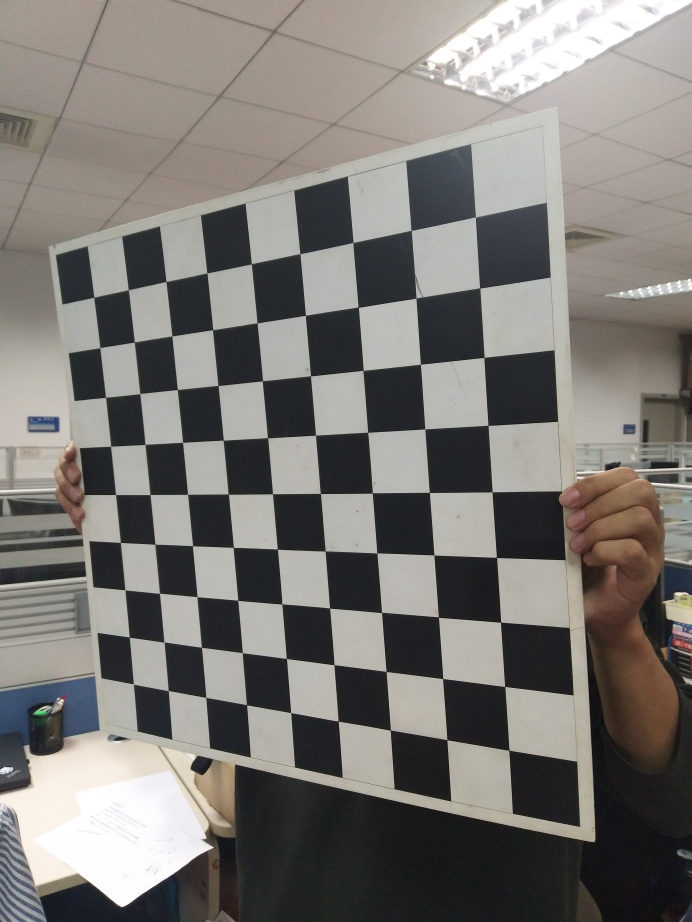
#> input picture camera-calibration-b/data/board1/1.jpg, 3456 x 4608 px (shown at 1/5 size)
$ python -i undistort.py   (imports and definitions only)   (older library calls are emulated)
#> lines starting #> are read from the running program, lines starting #| are printed output that depends on the picture; after the words box and inside, x2 and y2 are one past the last pixel; in counts of white or black regions, pixels touching at a corner belong together
#> further down, picture is the input picture: shape (4608, 3456, 3); mean B, G, R 116.9, 120.8, 123.7
#!/usr/bin/env python3
"""D：按相机独立完成畸变校正，并生成可复现的视觉对比。

输入  outputs/calib.json（也可显式传入 calib_board1.json）
输出  outputs/figures/undistort_<camera>_<file>_compare.png
      outputs/figures/undistort_<camera>_<file>_alpha_compare.png
      outputs/undistorted/<camera>/<file>
      outputs/undistorted/undistort_<board>_summary.json

用法:
    python src/undistort.py --calib outputs/calib.json
    python src/undistort.py --calib outputs/calib_board1.json --alpha 0
"""
from __future__ import annotations

import argparse
import hashlib
import json
import math
import platform
import re
from pathlib import Path

import cv2
import numpy as np

ROOT = Path(__file__).resolve().parent.parent
OUTPUTS = ROOT / "outputs"
DEFAULT_ALPHAS = (0.0, 0.5, 1.0)


# [101 lines left out: functions read_image, write_image, _safe_component, _resolve_input, _validated_camera, _fit_panel and 1 more, not called in this run]


def _mark_long_edges(image: np.ndarray, max_lines: int = 5) -> None:
    """用 Hough 线段标出少量长边，帮助定位板框、桌沿或天花板格线。"""
#> called with max_lines = 5
    h, w = image.shape[:2]
#> h = 4608; w = 3456
    gray = cv2.cvtColor(image, cv2.COLOR_BGR2GRAY)
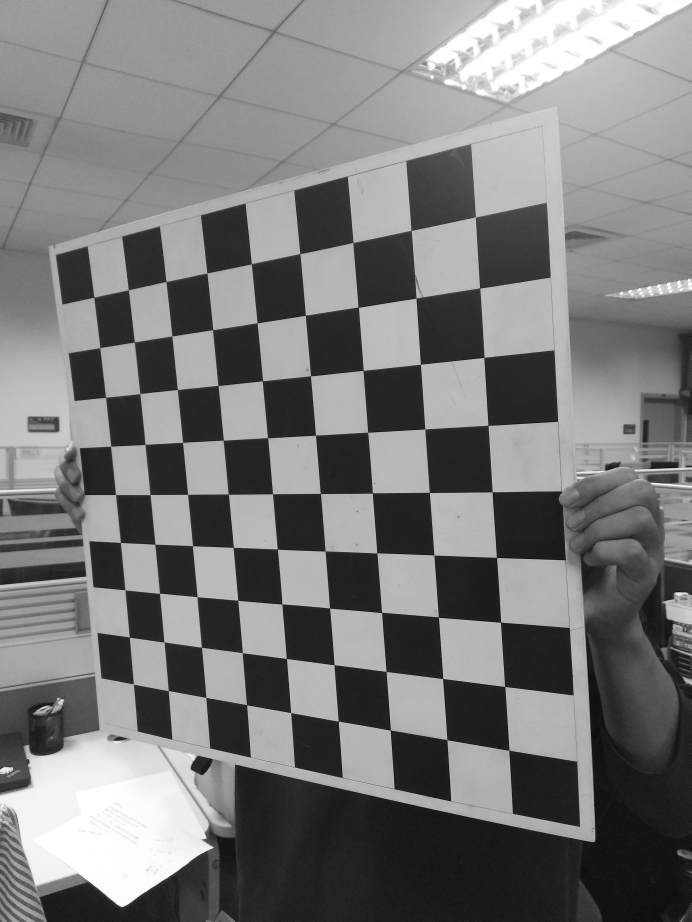
#> gray: shape (4608, 3456) (shown at 1/5 size); min 0, max 255, mean 121.2
    edges = cv2.Canny(cv2.GaussianBlur(gray, (5, 5), 0), 60, 160)
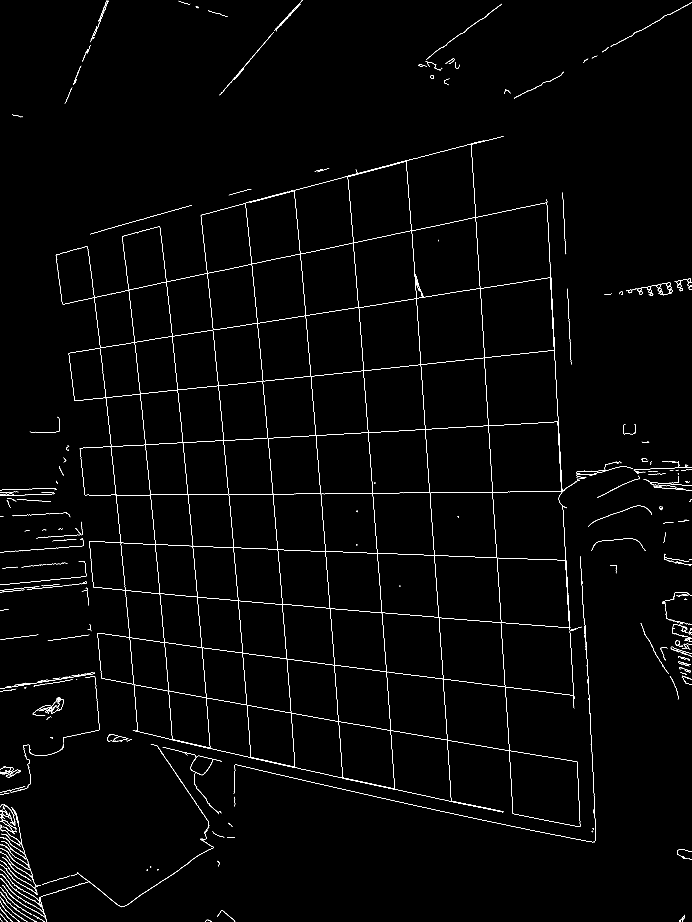
#> edges: shape (4608, 3456) (shown at 1/5 size); 0.62% white in thin lines or dots
    lines = cv2.HoughLinesP(
        edges,
        1,
        np.pi / 180,
        threshold=max(35, min(h, w) // 10),
        minLineLength=max(60, round(min(h, w) * 0.28)),
        maxLineGap=max(8, round(min(h, w) * 0.025)),
    )
#> lines = [[1083, 1930, 2421, 1790], [2150, 2465, 2249, 3886], [2734, 1012, 2845, 3140], [2081, 1491, 2176, 2846], [942, 2472, 1043, 3636], [354, 1763, 1323, 1610], [1487, 1115, 1581, 2180]]
    if lines is None:
        return
    candidates = []
    # OpenCV 4.x 返回 (N, 1, 4)，5.0 起返回 (N, 4)：统一 reshape 后逐行解包。
    for x1, y1, x2, y2 in np.asarray(lines).reshape(-1, 4):
        length = math.hypot(x2 - x1, y2 - y1)
        angle = math.atan2(y2 - y1, x2 - x1) % math.pi
        midpoint = np.asarray(((x1 + x2) / 2, (y1 + y2) / 2))
        candidates.append((length, angle, midpoint, (int(x1), int(y1), int(x2), int(y2))))
#> this loop made 7 passes
#> (x1, y1, x2, y2, length, angle, midpoint) on passes 1 to 7: (1083, 1930, 2421, 1790, 1345.3, 3.04, [1752, 1860]), (2150, 2465, 2249, 3886, 1424.4, 1.5, [2199.5, 3175.5]), (2734, 1012, 2845, 3140, 2130.9, 1.52, [2789.5, 2076]), (2081, 1491, 2176, 2846, 1358.3, 1.5, [2128.5, 2168.5]), (942, 2472, 1043, 3636, 1168.4, 1.48, [992.5, 3054]), (354, 1763, 1323, 1610, 981, 2.98, [838.5, 1686.5]), (1487, 1115, 1581, 2180, 1069.1, 1.48, [1534, 1647.5])
#> after the loop, candidates = 7 items
    selected = []
    for candidate in sorted(candidates, key=lambda item: item[0], reverse=True):
        _, angle, midpoint, _ = candidate
        duplicate = False
        for _, kept_angle, kept_midpoint, _ in selected:
            angle_delta = abs(angle - kept_angle)
            angle_delta = min(angle_delta, math.pi - angle_delta)
            if angle_delta < math.radians(5) and np.linalg.norm(midpoint - kept_midpoint) < min(h, w) * 0.12:
                duplicate = True
                break
        if not duplicate:
            selected.append(candidate)
        if len(selected) == max_lines:
            break
#> this loop made 5 passes
#> (candidate, angle) on passes 1 to 5: ((2130.9, 1.52, [2789.5, 2076], (2734, 1012, 2845, 3140)), 1.52), ((1424.4, 1.5, [2199.5, 3175.5], (2150, 2465, 2249, 3886)), 1.5), ((1358.3, 1.5, [2128.5, 2168.5], (2081, 1491, 2176, 2846)), 1.5), ((1345.3, 3.04, [1752, 1860], (1083, 1930, 2421, 1790)), 3.04), ((1168.4, 1.48, [992.5, 3054], (942, 2472, 1043, 3636)), 1.48)
#> after the loop, selected = 5 items
    for _, _, _, (x1, y1, x2, y2) in selected:
        cv2.line(image, (x1, y1), (x2, y2), (15, 40, 15), 4, cv2.LINE_AA)
        cv2.line(image, (x1, y1), (x2, y2), (70, 235, 90), 2, cv2.LINE_AA)
#> this loop made 5 passes


# [197 lines left out: functions _annotate_panel, make_compare, make_alpha_compare, undistort_variant, _parse_alphas, main, not called in this run]


# [2 lines not run here, left out]

>>> import cv2
>>> picture = cv2.imread('../camera-calibration-b/data/board1/1.jpg')
>>> result = _mark_long_edges(picture)

$ run again, on camera-calibration-b/data/board1/12.jpg
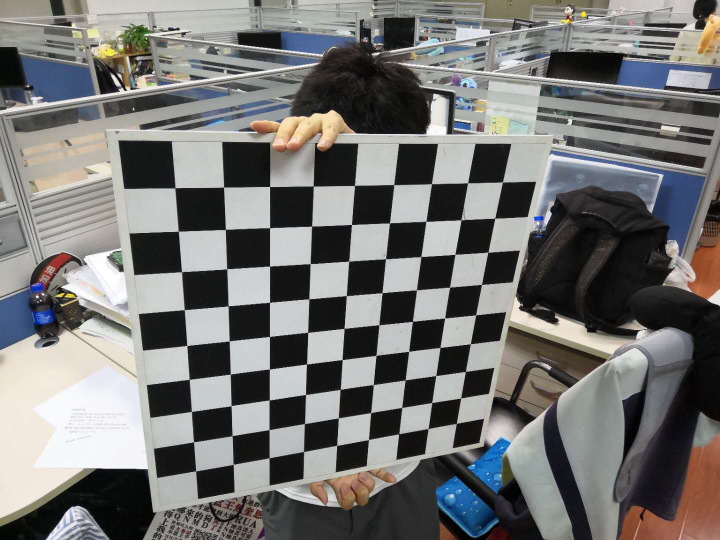
#> input picture camera-calibration-b/data/board1/12.jpg, 1440 x 1080 px (shown at 1/2 size)
#> picture is the input picture: shape (1080, 1440, 3); mean B, G, R 115.1, 116.5, 116.8
#> in _mark_long_edges, `edges = cv2.Canny(cv2.GaussianBlur(gray, (5, 5), 0), 60, 160)`:
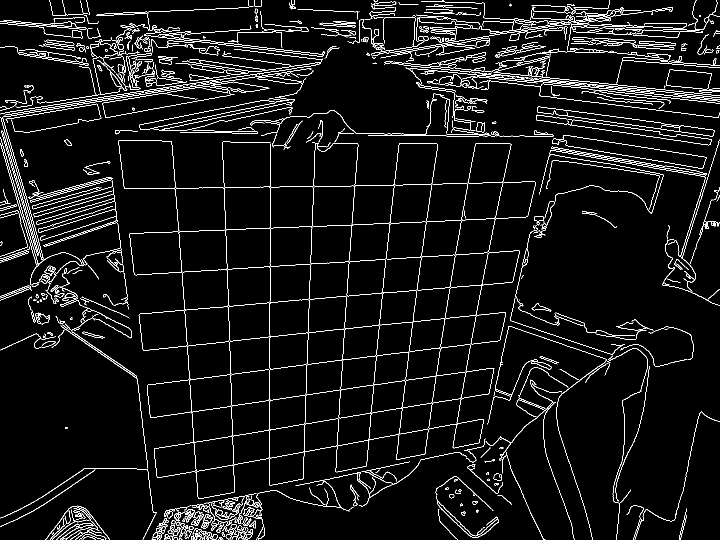
#> edges: shape (1080, 1440) (shown at 1/2 size); 5% white in thin lines or dots
#> lines = 46 rows, first 6: [0, 227, 385, 166], [873, 132, 1439, 191], [248, 631, 926, 572], [823, 136, 1252, 181], [768, 125, 1435, 195], [361, 507, 401, 1076]
#> the loop in _mark_long_edges, `for x1, y1, x2, y2 in np.asarray(lines).reshape(-1, 4):` made 46 passes
#> (x1, y1, x2, y2, length, angle, midpoint) on passes 1 to 8: (0, 227, 385, 166, 389.8, 2.98, [192.5, 196.5]), (873, 132, 1439, 191, 569.1, 0.104, [1156, 161.5]), (248, 631, 926, 572, 680.6, 3.05, [587, 601.5]), (823, 136, 1252, 181, 431.4, 0.105, [1037.5, 158.5]), (768, 125, 1435, 195, 670.7, 0.105, [1101.5, 160]), (361, 507, 401, 1076, 570.4, 1.5, [381, 791.5]), (286, 700, 1093, 616, 811.4, 3.04, [689.5, 658]), (605, 968, 630, 272, 696.4, 1.61, [617.5, 620])
#> after the loop in _mark_long_edges, `for x1, y1, x2, y2 in np.asarray(lines).reshape(-1, 4):`: candidates = 46 items
#> the loop in _mark_long_edges, `for candidate in sorted(candidates, key=lambda item: item[0], reverse=..` made 8 passes
#> (candidate, angle) on passes 1 to 7: ((811.4, 3.04, [689.5, 658], (286, 700, 1093, 616)), 3.04), ((696.4, 1.61, [617.5, 620], (605, 968, 630, 272)), 1.61), ((680.6, 3.05, [587, 601.5], (248, 631, 926, 572)), 3.05), ((670.7, 0.105, [1101.5, 160], (768, 125, 1435, 195)), 0.105), ((626.5, 0.106, [1122.5, 168], (811, 135, 1434, 201)), 0.106), ((570.4, 1.5, [381, 791.5], (361, 507, 401, 1076)), 1.5), ((569.1, 0.104, [1156, 161.5], (873, 132, 1439, 191)), 0.104)
#> after the loop in _mark_long_edges, `for candidate in sorted(candidates, key=lambda item: item[0], reverse=..`: selected = 5 items
#> the loop in _mark_long_edges, `for _, _, _, (x1, y1, x2, y2) in selected:` made 5 passes
#> (x1, y1, x2, y2) on passes 1 to 5: (286, 700, 1093, 616), (605, 968, 630, 272), (768, 125, 1435, 195), (361, 507, 401, 1076), (63, 224, 587, 141)
#> after the loop in _mark_long_edges, `for _, _, _, (x1, y1, x2, y2) in selected:`:
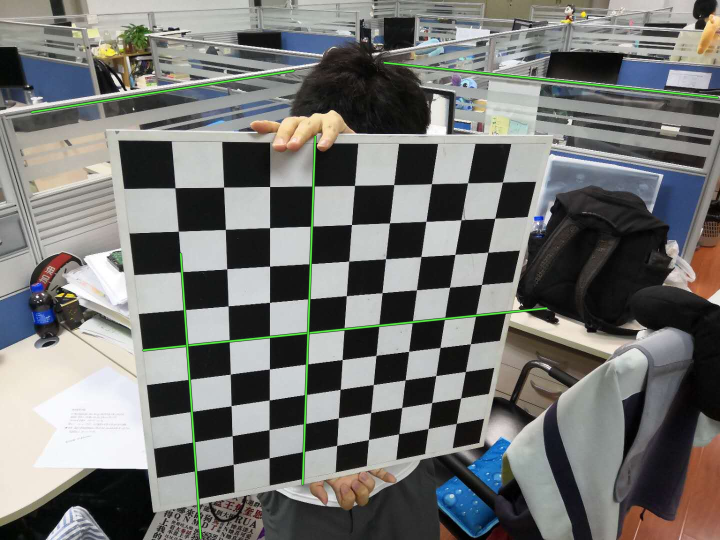
#> image: shape (1080, 1440, 3) (shown at 1/2 size); 1.45% of pixels changed, all inside (x1, y1, x2, y2) = (60, 122, 1439, 1080)

$ run again, on camera-calibration-b/data/board1/18.jpg
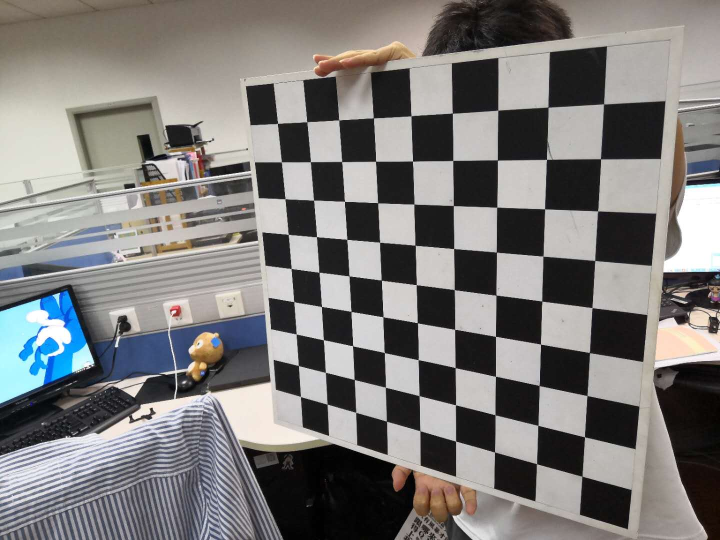
#> input picture camera-calibration-b/data/board1/18.jpg, 1440 x 1080 px (shown at 1/2 size)
#> picture is the input picture: shape (1080, 1440, 3); mean B, G, R 121.4, 122.7, 124.6
#> in _mark_long_edges, `edges = cv2.Canny(cv2.GaussianBlur(gray, (5, 5), 0), 60, 160)`:
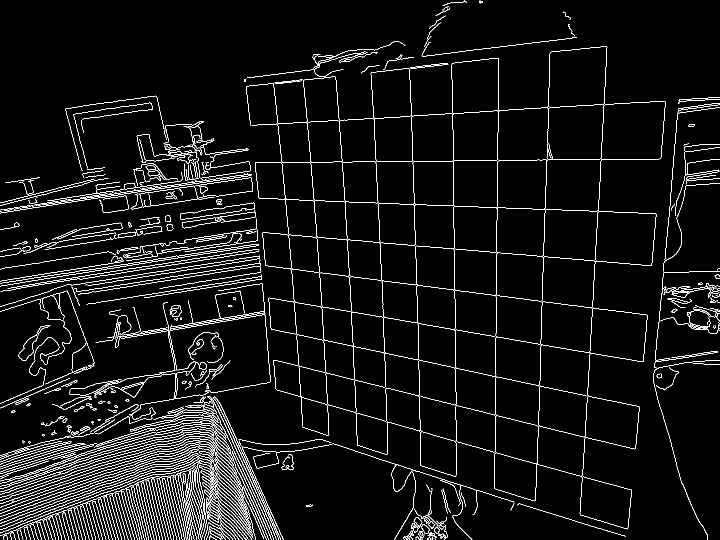
#> edges: shape (1080, 1440) (shown at 1/2 size); 4.7% white in thin lines or dots
#> lines = 93 rows, first 6: [632, 473, 1327, 534], [532, 655, 1219, 801], [755, 407, 1301, 426], [552, 779, 1101, 936], [537, 717, 1222, 887], [1080, 690, 1097, 204]
#> the loop in _mark_long_edges, `for x1, y1, x2, y2 in np.asarray(lines).reshape(-1, 4):` made 93 passes
#> (x1, y1, x2, y2, length, angle, midpoint) on passes 1 to 8: (632, 473, 1327, 534, 697.7, 0.0875, [979.5, 503.5]), (532, 655, 1219, 801, 702.3, 0.209, [875.5, 728]), (755, 407, 1301, 426, 546.3, 0.0348, [1028, 416.5]), (552, 779, 1101, 936, 571, 0.279, [826.5, 857.5]), (537, 717, 1222, 887, 705.8, 0.243, [879.5, 802]), (1080, 690, 1097, 204, 486.3, 1.61, [1088.5, 447]), (642, 612, 1035, 681, 399, 0.174, [838.5, 646.5]), (0, 562, 314, 512, 318, 2.98, [157, 537])
#> after the loop in _mark_long_edges, `for x1, y1, x2, y2 in np.asarray(lines).reshape(-1, 4):`: candidates = 93 items
#> the loop in _mark_long_edges, `for candidate in sorted(candidates, key=lambda item: item[0], reverse=..` made 14 passes
#> (candidate, angle) on passes 1 to 7: ((705.8, 0.243, [879.5, 802], (537, 717, 1222, 887)), 0.243), ((702.3, 0.209, [875.5, 728], (532, 655, 1219, 801)), 0.209), ((697.7, 0.0875, [979.5, 503.5], (632, 473, 1327, 534)), 0.0875), ((571, 0.279, [826.5, 857.5], (552, 779, 1101, 936)), 0.279), ((560.7, 2.9, [312, 987], (40, 1055, 584, 919)), 2.9), ((559, 0, [286.5, 1077], (7, 1077, 566, 1077)), 0), ((553, 0, [283.5, 1078], (7, 1078, 560, 1078)), 0)
#> after the loop in _mark_long_edges, `for candidate in sorted(candidates, key=lambda item: item[0], reverse=..`: selected = 5 items
#> the loop in _mark_long_edges, `for _, _, _, (x1, y1, x2, y2) in selected:` made 5 passes
#> (x1, y1, x2, y2) on passes 1 to 5: (537, 717, 1222, 887), (632, 473, 1327, 534), (40, 1055, 584, 919), (7, 1077, 566, 1077), (0, 1071, 510, 886)
#> after the loop in _mark_long_edges, `for _, _, _, (x1, y1, x2, y2) in selected:`:
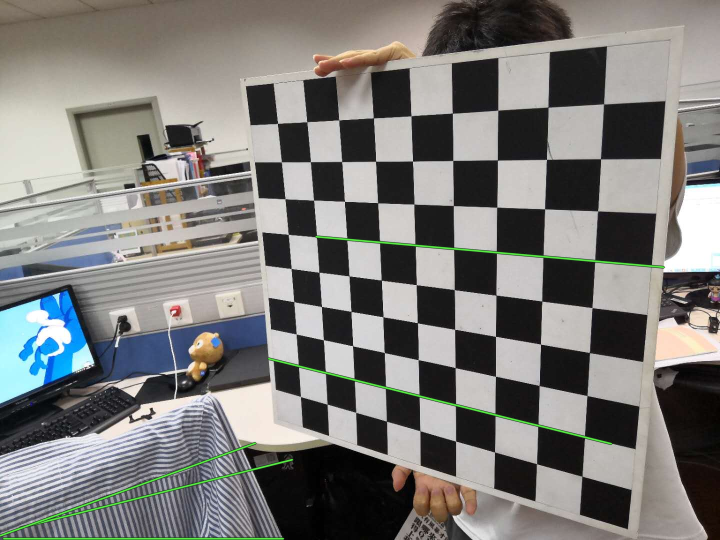
#> image: shape (1080, 1440, 3) (shown at 1/2 size); 1.31% of pixels changed, all inside (x1, y1, x2, y2) = (0, 470, 1331, 1080)

$ run again, on camera-calibration-b/data/board1/2.jpg
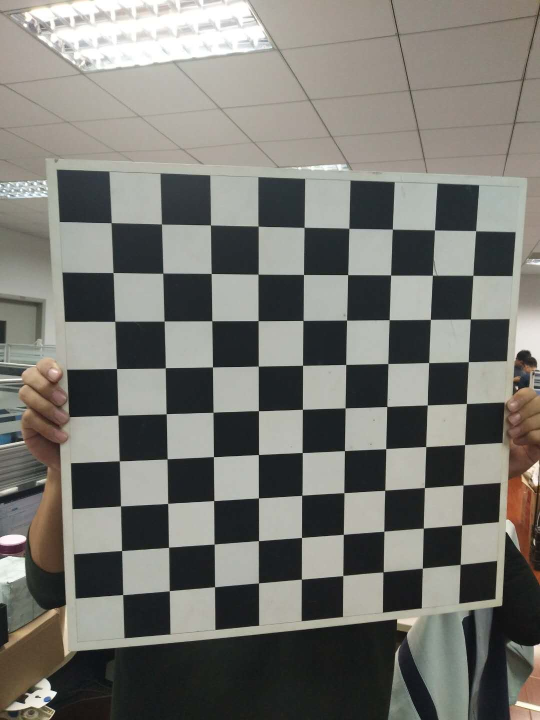
#> input picture camera-calibration-b/data/board1/2.jpg, 1080 x 1440 px (shown at 1/2 size)
#> picture is the input picture: shape (1440, 1080, 3); mean B, G, R 113.1, 118.8, 119.4
#> in _mark_long_edges, `edges = cv2.Canny(cv2.GaussianBlur(gray, (5, 5), 0), 60, 160)`:
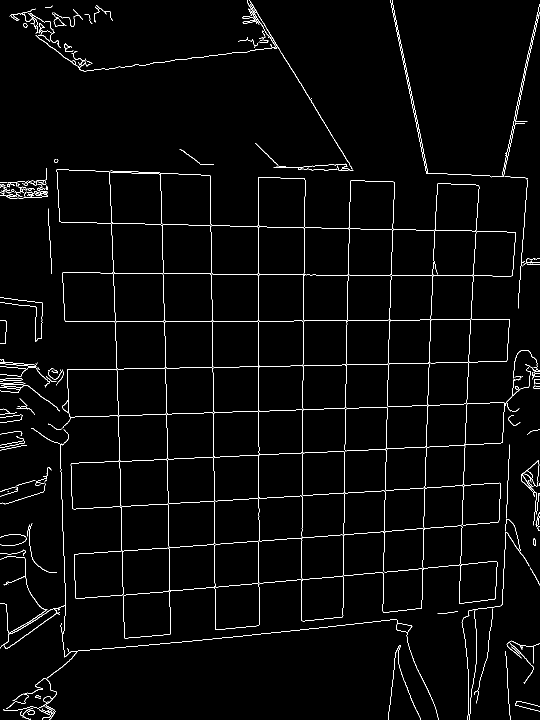
#> edges: shape (1440, 1080) (shown at 1/2 size); 2.2% white in thin lines or dots
#> lines = 26 rows, first 6: [517, 1039, 517, 449], [217, 832, 1012, 805], [220, 1192, 847, 1138], [329, 637, 341, 1285], [219, 350, 241, 981], [846, 1089, 865, 538]
#> the loop in _mark_long_edges, `for x1, y1, x2, y2 in np.asarray(lines).reshape(-1, 4):` made 26 passes
#> (x1, y1, x2, y2, length, angle, midpoint) on passes 1 to 8: (517, 1039, 517, 449, 590, 1.57, [517, 744]), (217, 832, 1012, 805, 795.5, 3.11, [614.5, 818.5]), (220, 1192, 847, 1138, 629.3, 3.06, [533.5, 1165]), (329, 637, 341, 1285, 648.1, 1.55, [335, 961]), (219, 350, 241, 981, 631.4, 1.54, [230, 665.5]), (846, 1089, 865, 538, 551.3, 1.61, [855.5, 813.5]), (687, 1075, 693, 728, 347.1, 1.59, [690, 901.5]), (192, 738, 528, 733, 336, 3.13, [360, 735.5])
#> after the loop in _mark_long_edges, `for x1, y1, x2, y2 in np.asarray(lines).reshape(-1, 4):`: candidates = 26 items
#> the loop in _mark_long_edges, `for candidate in sorted(candidates, key=lambda item: item[0], reverse=..` made 5 passes
#> (candidate, angle) on passes 1 to 5: ((795.5, 3.11, [614.5, 818.5], (217, 832, 1012, 805)), 3.11), ((648.1, 1.55, [335, 961], (329, 637, 341, 1285)), 1.55), ((631.4, 1.54, [230, 665.5], (219, 350, 241, 981)), 1.54), ((629.3, 3.06, [533.5, 1165], (220, 1192, 847, 1138)), 3.06), ((590, 1.57, [517, 744], (517, 1039, 517, 449)), 1.57)
#> after the loop in _mark_long_edges, `for candidate in sorted(candidates, key=lambda item: item[0], reverse=..`: selected = 5 items
#> the loop in _mark_long_edges, `for _, _, _, (x1, y1, x2, y2) in selected:` made 5 passes
#> after the loop in _mark_long_edges, `for _, _, _, (x1, y1, x2, y2) in selected:`:
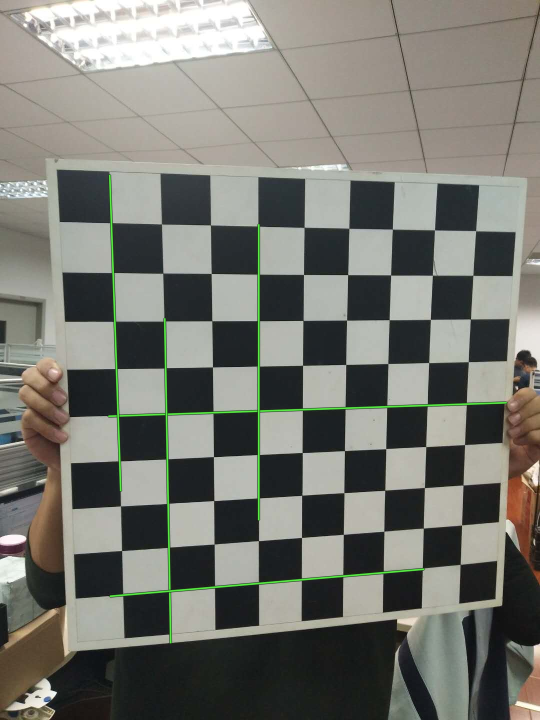
#> image: shape (1440, 1080, 3) (shown at 1/2 size); 1.45% of pixels changed, all inside (x1, y1, x2, y2) = (214, 348, 1016, 1288)
